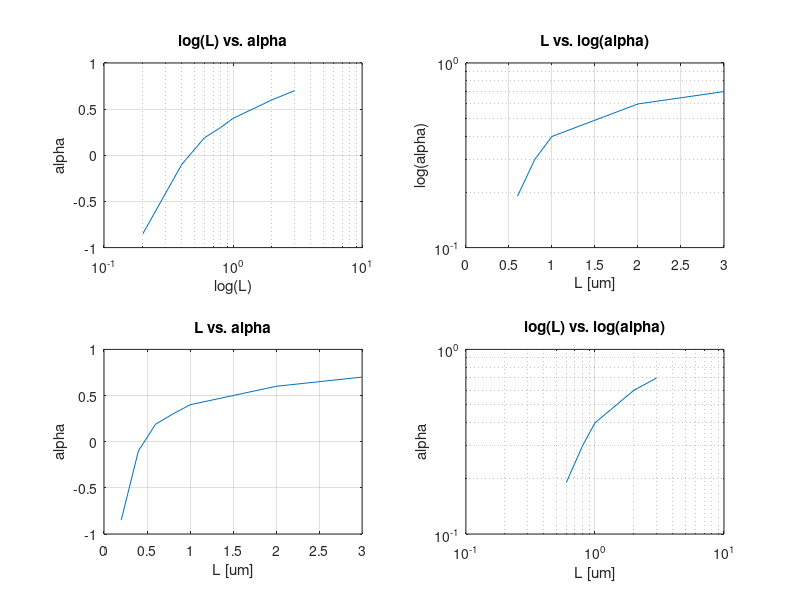

MATLAB code for this plot:
%% Date 
L = [0.2, 0.4, 0.6,0.8, 1, 2, 3];
alpha = [-0.85, -0.1, 0.19, 0.3, 0.4, 0.6, 0.7];

%% Plot
figure

subplot(2,2,1)
semilogx(L, alpha);
grid on;
box on;
xlabel("log(L)");
ylabel("alpha");
title("log(L) vs. alpha")

subplot(2,2,2)
semilogy(L, alpha);
xlabel("L [um]");
ylabel("log(alpha)");
grid on;
box on;
title("L vs. log(alpha)")


subplot(2,2,3)
plot(L, alpha);
xlabel("L [um]");
ylabel("alpha");
grid on;
box on;
title("L vs. alpha")

subplot(2,2,4)
loglog(L, alpha);
xlabel("L [um]");
ylabel("alpha");
grid on;
box on;
title("log(L) vs. log(alpha)")
